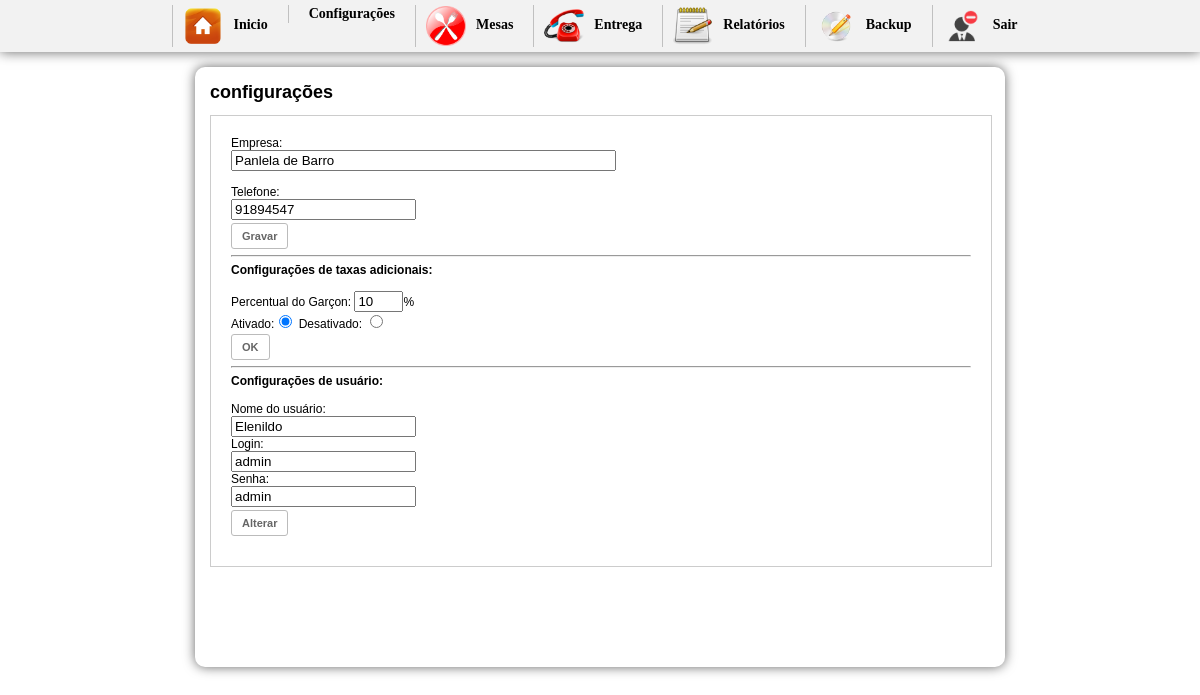
Before: /inicio.php?btn=config (signed in) with the older database file.
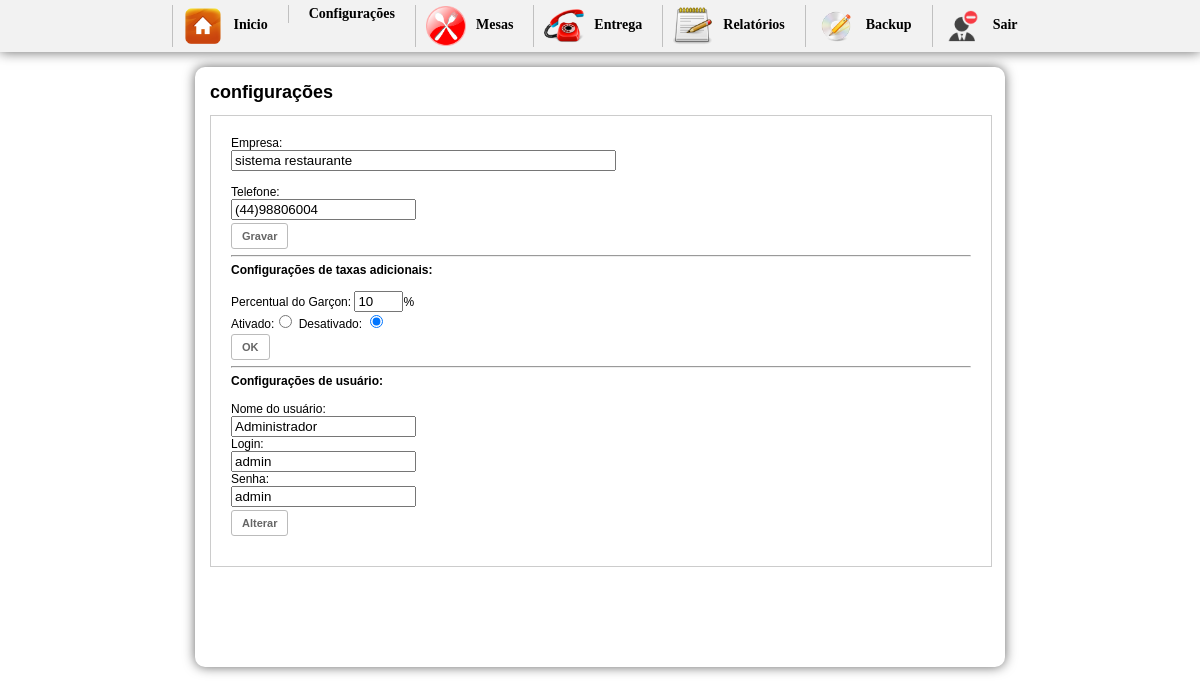
After: the same page with the newer database file.
### tables this page shows
CREATE TABLE `config` (
  `id_conf` int(30) NOT NULL,
  `empresa` varchar(200) NOT NULL,
  `telefone` varchar(30) NOT NULL,
  `pgarcon` int(10) NOT NULL,
  `ativo` int(2) NOT NULL
);

CREATE TABLE `garcon` (
  `idGarcon` int(10) NOT NULL AUTO_INCREMENT,
  `nomeGarcon` varchar(200) NOT NULL,
  `login` varchar(20) NOT NULL,
  `senha` varchar(20) NOT NULL,
  `nv` int(1) NOT NULL,
  PRIMARY KEY (`idGarcon`)
);

### config.php (the view, shortened to what this page needs)
<h1>configurações</h1>
<div id="boxcadProdutos">
<div id="formconfig">
<?php
$sql = mysql_query("SELECT * FROM config");
$ver = mysql_fetch_array($sql);
$s = mysql_query("SELECT * FROM garcon WHERE idGarcon='1'");
$usu = mysql_fetch_array($s);
?>
<form action="" method="post" enctype="multipart/form-data">
           Empresa:<br/>
           <input name="empresa" type="text"  value="<?php echo $ver["empresa"]; ?>" size="45"> <br/><br/>
           Telefone:<br/>
           <input name="telefone" type="text"  value="<?php echo $ver["telefone"]; ?>"><br/>
         <input name="gravar" type="submit" class="button" value="Gravar">
    </form>
    <hr />
    <strong>Configurações de taxas adicionais:</strong><br/><br/>
   <form action="" method="post" enctype="multipart/form-data">
   Percentual do Garçon:
   <input name="pgarcon" type="text" value="<?php echo $ver['pgarcon'] ?>" size="3" maxlength="2" />%<br/>
   Ativado:<input name="ativo" type="radio" value="1" <?php if($ver['ativo'] == 1){ echo 'checked="checked"';} ?>  /> Desativado: <input name="ativo" type="radio" value="0" <?php if($ver['ativo'] == 0){ echo 'checked="checked"';} ?>/><br/>
   <input name="ok" type="submit" value="OK" id="ok" class="button" />
   </form>
    <hr />
    <strong>Configurações de usuário:</strong><br/><br/>
    <form action="" method="post" enctype="multipart/form-data">
	Nome do usuário:<br/>
    <input name="nome" type="text" id="nome" value="<?php echo $usu['nomeGarcon'] ?>" /><br/>
    Login:<br/>
    <input name="login" type="text" id="login" value="<?php echo $usu['login'] ?>" /><br/>
    Senha:<br/>
    <input name="senha" type="text" id="senha" value="<?php echo $usu['senha'] ?>" /><br/>
   <input name="alterar" type="submit" value="Alterar" id="alterar" class="button" />
   </form>
</div>
</div>

Changed rows visible on the page:
changed config: empresa "Panlela de Barro" → "sistema restaurante"; telefone "91894547" → "(44)98806004"; ativo "☑" → "☐"; ativo "☐" → "☑"
changed garcon "admin": nome "Elenildo" → "Administrador"
